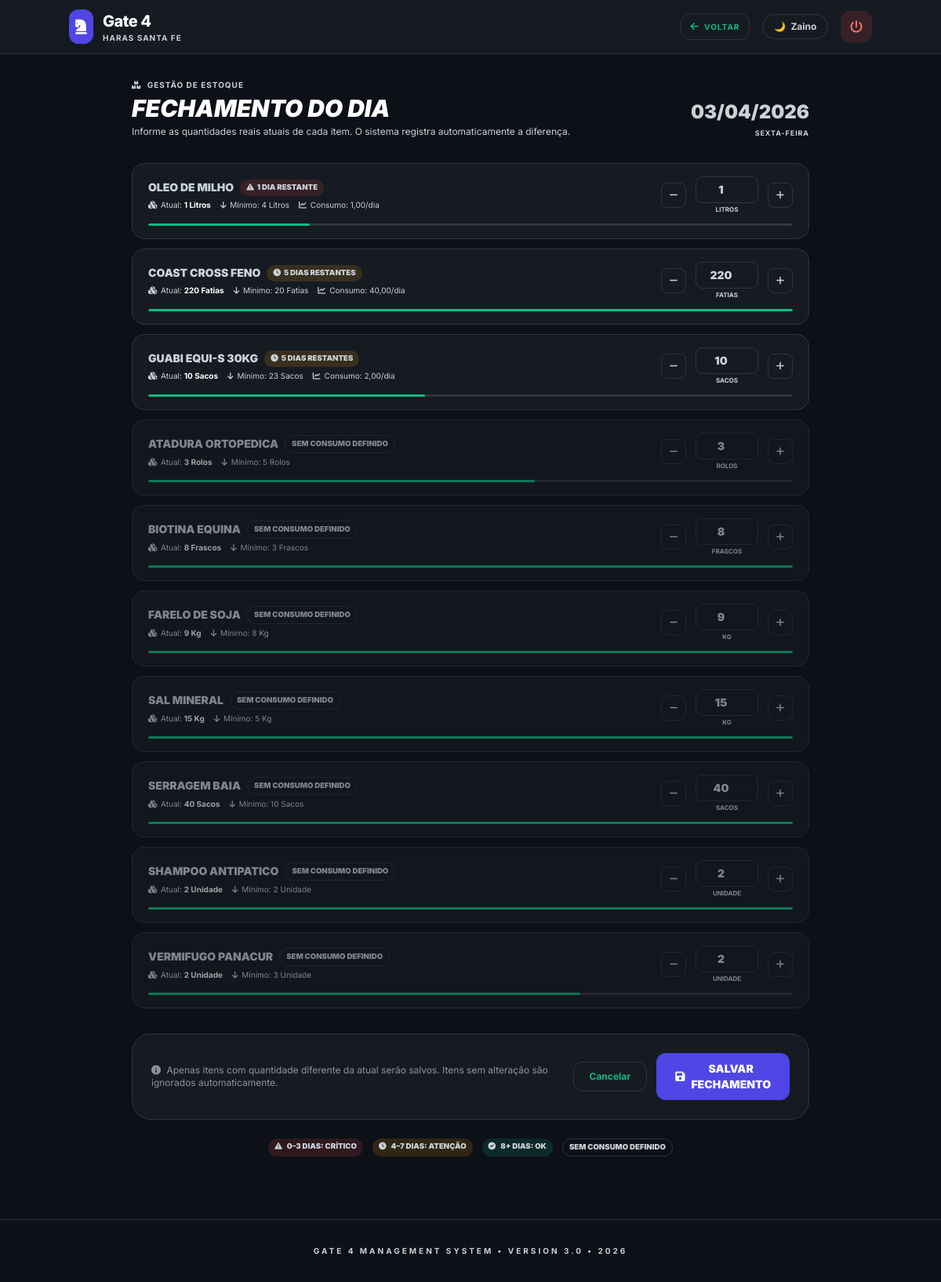
/estoque/fechamento/ (signed in), run on the app's committed database.
### gateagora/models.py (models this page shows, shortened)
class Empresa(models.Model):
    nome = models.CharField(max_length=100)
    logo = models.ImageField(upload_to='logos/', null=True, blank=True)
    cnpj = models.CharField(max_length=18, blank=True, null=True, help_text="CNPJ da Unidade")
    cidade = models.CharField(max_length=100, default="Cidade Exemplo")
    slug = models.SlugField(
        unique=True,
        help_text="Identificador único na URL (ex: haras-santa-fe)"
    )
    class Meta:
        indexes = [models.Index(fields=["slug"])]

class ItemEstoque(models.Model):
    empresa = models.ForeignKey(Empresa, on_delete=models.CASCADE)
    nome = models.CharField(max_length=100)
    quantidade_atual = models.IntegerField(default=0)
    alerta_minimo = models.IntegerField(default=5)
    unidade = models.CharField(max_length=20, default="Unidade", help_text="Ex: KG, Sacos, Fardos")
    fornecedor_contato = models.CharField(max_length=20, blank=True)
    consumo_diario = models.DecimalField(
        max_digits=8,
        decimal_places=2,
        null=True,
        blank=True,
        help_text="Consumo médio por dia (deixe em branco se não aplicável)"
    )
    class Meta:
        indexes = [
            models.Index(fields=["empresa", "nome"]),
            models.Index(fields=["empresa", "quantidade_atual"]),
        ]
    @property
    def dias_restantes(self):
        if not self.consumo_diario or self.consumo_diario <= 0:
            return None
        try:
            return int(Decimal(str(self.quantidade_atual)) / self.consumo_diario)
        except Exception:
            return None

### gateagora/views.py (the view)
# urls.py: path('estoque/fechamento/',        views.fechamento_dia,     name='fechamento_dia'),
@login_required
def fechamento_dia(request):
    empresa = getattr(request, "empresa", request.user.perfil.empresa)
    hoje    = timezone.localdate()
    itens_qs = ItemEstoque.objects.filter(empresa=empresa)
    itens_com_ajuste_hoje = set(
        MovimentacaoEstoque.objects
        .filter(empresa=empresa, data=hoje, tipo="ajuste")
        .values_list("item_id", flat=True)
    )
    for item in itens_qs:
        item.ajuste_feito_hoje = item.id in itens_com_ajuste_hoje
    def _sort_key(item):
        dias = item.dias_restantes  # None se sem consumo_diario
        if dias is not None:
            return (0, dias, item.nome)  # grupo urgente, quanto menos dias = mais cedo
        return (1, 9999, item.nome)      # grupo sem consumo, por nome
    itens = sorted(itens_qs, key=_sort_key)
    context = {
        "brand_name": BRAND_NAME,
        "empresa":    empresa,
        "hoje":       hoje,
        "itens":      itens,
    }
    return render(request, "gateagora/fechamento_estoque.html", context)

### gateagora/templates/gateagora/fechamento_estoque.html (shortened to what this page needs)
{% load static %}
<!DOCTYPE html>
<html lang="pt-br">
<head>
  <script src="https://cdn.tailwindcss.com"></script>
  <link rel="stylesheet" href="https://cdnjs.cloudflare.com/ajax/libs/font-awesome/6.0.0/css/all.min.css"/>
  <link rel="stylesheet" href="{% static 'css/themes.css' %}">
</head>
<body>
<nav class="glass sticky top-0 z-50 px-6 py-3">
  <div class="container mx-auto flex justify-between items-center">
    <a href="{% url 'dashboard' %}" class="flex items-center gap-3 group">
      <div class="bg-indigo-600 p-2 rounded-xl shadow-lg group-hover:bg-indigo-700 transition">
        <i class="fa-solid fa-chess-knight text-white text-xl"></i>
      </div>
      <div>
        <h1 class="text-xl font-extrabold tracking-tight" style="color:var(--text-strong)">{{ brand_name|default:"Gate 4" }}</h1>
        <p class="text-[10px] font-bold uppercase tracking-widest" style="color:var(--text-muted)">{{ empresa.nome }}</p>
      </div>
    </a>
    <div class="flex items-center gap-4">
      <a href="{% url 'dashboard' %}"
         class="text-[10px] font-bold uppercase tracking-widest flex items-center gap-1.5 px-3 py-2 rounded-xl transition"
         style="background-color:var(--card-bg-alt);color:var(--text-muted);border:1px solid var(--border);">
        <i class="fa-solid fa-arrow-left text-xs"></i> Voltar
      </a>
      <button onclick="toggleHorseTheme()"
              style="background-color:var(--card-bg);border:1px solid var(--border);color:var(--text-main);padding:0.4rem 0.85rem;border-radius:9999px;display:flex;align-items:center;gap:0.4rem;font-size:0.75rem;font-weight:700;cursor:pointer;">
        <span id="theme-icon">🌙</span>
        <span id="theme-name">Zaino</span>
      </button>
      <form action="{% url 'logout' %}" method="post">
        <button type="submit" class="h-10 w-10 rounded-xl flex items-center justify-center transition group"
                style="background-color:rgba(239,68,68,0.15);color:#f87171;">
          <i class="fa-solid fa-power-off group-hover:rotate-90 transition duration-300"></i>
        </button>
      </form>
    </div>
  </div>
</nav>
<div class="container mx-auto px-4 py-8 max-w-4xl">
  <div class="mb-8 flex flex-col md:flex-row md:items-end md:justify-between gap-4">
    <div>
      <p class="text-[10px] font-bold uppercase tracking-widest mb-1" style="color:var(--indigo-text)">
        <i class="fa-solid fa-boxes-stacked mr-1"></i> Gestão de Estoque
      </p>
      <h2 class="text-3xl font-black uppercase italic" style="color:var(--text-strong)">Fechamento do Dia</h2>
      <p class="text-xs mt-1" style="color:var(--text-muted)">
        Informe as quantidades reais atuais de cada item. O sistema registra automaticamente a diferença.
      </p>
    </div>
    <div class="flex flex-col items-end gap-1">
      <span class="text-2xl font-black" style="color:var(--text-strong)">{{ hoje|date:"d/m/Y" }}</span>
      <span class="text-[9px] font-bold uppercase tracking-widest" style="color:var(--text-muted)">{{ hoje|date:"l" }}</span>
    </div>
  </div>
  <form action="{% url 'salvar_fechamento' %}" method="post">
    <div class="space-y-3 mb-8">
      {% for item in itens %}
      {% with dias=item.dias_restantes %}
      <div class="item-fechamento {% if item.ajuste_feito_hoje %}ajustado{% endif %}{% if not item.consumo_diario %} sem-consumo{% endif %}"
           id="item-row-{{ item.id }}">
        <div class="flex flex-col md:flex-row md:items-center gap-4">
          <div class="flex-1 min-w-0">
            <div class="flex items-center gap-2 flex-wrap">
              <span class="text-sm font-black uppercase" style="color:var(--text-strong)">{{ item.nome }}</span>
              {% if dias is not None %}
                {% if dias <= 3 %}
                  <span class="badge-dias badge-dias-critico">
                    <i class="fa-solid fa-triangle-exclamation mr-0.5"></i> {{ dias }} dia{{ dias|pluralize }} restante{{ dias|pluralize }}
                  </span>
                {% elif dias <= 7 %}
                  <span class="badge-dias badge-dias-atencao">
                    <i class="fa-solid fa-clock mr-0.5"></i> {{ dias }} dias restantes
                  </span>
                {% else %}
                  <span class="badge-dias badge-dias-ok">
                    <i class="fa-solid fa-circle-check mr-0.5"></i> {{ dias }} dias restantes
                  </span>
                {% endif %}
              {% else %}
                <span class="badge-dias badge-dias-none">sem consumo definido</span>
              {% endif %}
            </div>
            <div class="flex items-center gap-3 mt-1 text-[10px]" style="color:var(--text-muted)">
              <span>
                <i class="fa-solid fa-cubes mr-0.5"></i>
                Atual: <strong style="color:var(--text-main)">{{ item.quantidade_atual }} {{ item.unidade }}</strong>
              </span>
              <span>
                <i class="fa-solid fa-arrow-down mr-0.5"></i>
                Mínimo: {{ item.alerta_minimo }} {{ item.unidade }}
              </span>
              {% if item.consumo_diario %}
              <span>
                <i class="fa-solid fa-chart-line mr-0.5"></i>
                Consumo: {{ item.consumo_diario }}/dia
              </span>
              {% endif %}
            </div>
          </div>
          <div class="flex items-center gap-3 flex-shrink-0">
            <button type="button"
                    class="btn-ajuste menos"
                    onclick="ajustarQtd({{ item.id }}, -1)"
                    title="Reduzir 1">
              <i class="fa-solid fa-minus text-xs"></i>
            </button>
            <div class="flex flex-col items-center gap-0.5">
              <input type="number"
                     id="qtd-{{ item.id }}"
                     name="qtd_{{ item.id }}"
                     value="{{ item.quantidade_atual }}"
                     min="0"
                     class="w-20 py-1.5 text-sm font-black"
                     oninput="marcarAlterado({{ item.id }}, {{ item.quantidade_atual }})"
                     title="Quantidade atual de {{ item.nome }}">
              <span class="text-[8px] font-bold uppercase" style="color:var(--text-muted)">{{ item.unidade }}</span>
            </div>
            <button type="button"
                    class="btn-ajuste mais"
                    onclick="ajustarQtd({{ item.id }}, 1)"
                    title="Aumentar 1">
              <i class="fa-solid fa-plus text-xs"></i>
            </button>
          </div>
        </div>
        <div class="mt-3" id="progress-container-{{ item.id }}">
          {% with pct=item.quantidade_atual|floatformat:0 %}
          {% if item.alerta_minimo > 0 %}
          <div class="w-full rounded-full overflow-hidden" style="height:3px;background-color:var(--border);">
            <div id="progress-bar-{{ item.id }}"
                 class="h-full rounded-full transition-all duration-300"
                 style="width: {% widthratio item.quantidade_atual item.alerta_minimo 100 %}%;
                        max-width:100%;
                        background-color:
                          {% if item.prioridade == 0 %}#ef4444
                          {% elif item.prioridade == 1 %}#f59e0b
                          {% else %}#10b981{% endif %};">
            </div>
          </div>
          {% endif %}
          {% endwith %}
        </div>
      </div>
      {% endwith %}
      {% endfor %}
    </div>
    {% if itens %}
    <div class="card-static p-6 flex flex-col md:flex-row items-center justify-between gap-4">
      <div class="text-xs" style="color:var(--text-muted)">
        <i class="fa-solid fa-circle-info mr-1"></i>
        Apenas itens com quantidade diferente da atual serão salvos.
        Itens sem alteração são ignorados automaticamente.
      </div>
      <div class="flex items-center gap-3">
        <a href="{% url 'dashboard' %}"
           class="text-xs font-bold px-5 py-2.5 rounded-xl transition"
           style="background-color:var(--card-bg-alt);color:var(--text-muted);border:1px solid var(--border);">
          Cancelar
        </a>
        <button type="submit"
                class="flex items-center gap-2 text-sm font-black uppercase px-6 py-2.5 rounded-xl transition"
                style="background-color:#4f46e5;color:#fff;"
                onmouseover="this.style.backgroundColor='#4338ca';"
                onmouseout="this.style.backgroundColor='#4f46e5';">
          <i class="fa-solid fa-floppy-disk"></i> Salvar Fechamento
        </button>
      </div>
    </div>
    {% endif %}
  </form>
  <div class="mt-6 flex flex-wrap gap-3 justify-center">
    <span class="badge-dias badge-dias-critico"><i class="fa-solid fa-triangle-exclamation mr-1"></i> 0–3 dias: crítico</span>
    <span class="badge-dias badge-dias-atencao"><i class="fa-solid fa-clock mr-1"></i> 4–7 dias: atenção</span>
    <span class="badge-dias badge-dias-ok"><i class="fa-solid fa-circle-check mr-1"></i> 8+ dias: ok</span>
    <span class="badge-dias badge-dias-none">sem consumo definido</span>
  </div>
</div>
<footer class="mt-12 py-8 text-center">
  <p class="text-[10px] font-bold uppercase tracking-[0.3em]" style="color:var(--text-muted)">Gate 4 Management System &bull; Version 3.0 &bull; 2026</p>
</footer>
</body>
</html>

### static/css/themes.css (style rules this page uses)
:root { --bg-main: #0d1117; --card-bg: #161b22; --card-alt: #1c2128; --text-main: #c9d1d9; --text-muted: #8b949e; --text-strong:#ffffff; --primary: #10b981; --border: #30363d; --alert-bg: rgba(255,255,255,0.03); --emerald-text: #10b981; --indigo-text: #818cf8; --amber-text: #fbbf24; --red-text: #f87171; --emerald-soft: rgba(16,185,129,0.10); --amber-soft: rgba(245,158,11,0.10); --red-soft: rgba(239,68,68,0.10); --indigo-soft: rgba(99,102,241,0.12); --white-soft: rgba(255,255,255,0.05); }
body { background-color: var(--bg-main) !important; color: var(--text-main) !important; transition: background-color 0.4s ease, color 0.4s ease; }
.card, .card-static, .glass, .bg-white, .bg-slate-900, .bg-neutral-900 { background-color: var(--card-bg) !important; border-color: var(--border) !important; color: var(--text-main) !important; }
h1, h2, h3, strong, .text-strong { color: var(--text-strong) !important; }
p, span, td, th, .text-muted { color: var(--text-main) !important; }
a, .text-primary { color: var(--primary) !important; }
nav.glass { background-color: var(--card-bg) !important; border-bottom: 1px solid var(--border) !important; }
footer { border-color: var(--border) !important; }
* { transition: background-color 0.3s ease, border-color 0.3s ease, color 0.3s ease; }

### gateagora/templates/gateagora/fechamento_estoque.html (style rules this page uses)
body { font-family: 'Inter', sans-serif; background-color: var(--bg-main); color: var(--text-main); transition: background-color 0.3s ease, color 0.3s ease; }
.card-static { background-color: var(--card-bg); border: 1px solid var(--border); border-radius: 1.5rem; }
.glass { background-color: var(--card-bg); border-bottom: 1px solid var(--border); backdrop-filter: blur(10px); }
.item-fechamento { background-color: var(--card-bg); border: 1px solid var(--border); border-radius: 1rem; padding: 1rem 1.25rem; transition: border-color 0.2s; }
.item-fechamento.sem-consumo { opacity: 0.6; }
input[type="number"] { border: 1.5px solid var(--border) !important; background-color: var(--card-bg) !important; color: var(--text-main) !important; border-radius: 0.5rem; transition: border-color 0.2s, box-shadow 0.2s; text-align: center; }
.badge-dias { font-size: 0.6rem; font-weight: 900; padding: 0.2rem 0.5rem; border-radius: 9999px; text-transform: uppercase; }
.badge-dias-critico { background-color: rgba(239,68,68,0.15); color: var(--red-text); }
.badge-dias-atencao { background-color: rgba(245,158,11,0.15); color: var(--amber-text); }
.badge-dias-ok { background-color: rgba(16,185,129,0.15); color: var(--emerald-text); }
.badge-dias-none { background-color: var(--card-bg-alt); color: var(--text-muted); border: 1px solid var(--border); }
.btn-ajuste { width: 2rem; height: 2rem; border-radius: 0.5rem; display: flex; align-items: center; justify-content: center; font-size: 1rem; font-weight: 900; cursor: pointer; transition: all 0.15s; border: 1px solid var(--border); background-color: var(--card-bg-alt); color: var(--text-main); }
footer { border-top: 1px solid var(--border) !important; }

### data on the page
Empresa: nome "HARAS SANTA FE"
ItemEstoque: nome "OLEO DE MILHO", dias_restantes "1", quantidade_atual "1", unidade "Litros", alerta_minimo "4", consumo_diario "1,00", unidade "LITROS"
ItemEstoque: nome "COAST CROSS FENO", dias_restantes "5", quantidade_atual "220", unidade "Fatias", alerta_minimo "20", consumo_diario "40,00", unidade "FATIAS"
ItemEstoque: nome "GUABI EQUI-S 30KG", dias_restantes "5", quantidade_atual "10", unidade "Sacos", alerta_minimo "23", consumo_diario "2,00", unidade "SACOS"
ItemEstoque: nome "ATADURA ORTOPEDICA", shows "SEM CONSUMO DEFINIDO", quantidade_atual "3", unidade "Rolos", alerta_minimo "5", unidade "ROLOS"
ItemEstoque: nome "BIOTINA EQUINA", shows "SEM CONSUMO DEFINIDO", quantidade_atual "8", unidade "Frascos", alerta_minimo "3", unidade "FRASCOS"
ItemEstoque: nome "FARELO DE SOJA", shows "SEM CONSUMO DEFINIDO", quantidade_atual "9", unidade "Kg", alerta_minimo "8", unidade "KG"
ItemEstoque: nome "SAL MINERAL", shows "SEM CONSUMO DEFINIDO", quantidade_atual "15", unidade "Kg", alerta_minimo "5", unidade "KG"
ItemEstoque: nome "SERRAGEM BAIA", shows "SEM CONSUMO DEFINIDO", quantidade_atual "40", unidade "Sacos", alerta_minimo "10", unidade "SACOS"
ItemEstoque: nome "SHAMPOO ANTIPATICO", shows "SEM CONSUMO DEFINIDO", quantidade_atual "2", unidade "Unidade", alerta_minimo "2", unidade "UNIDADE"
ItemEstoque: nome "VERMIFUGO PANACUR", shows "SEM CONSUMO DEFINIDO", quantidade_atual "2", unidade "Unidade", alerta_minimo "3", unidade "UNIDADE"

### other printed values
{{ brand_name|default:"Gate 4" }} "Gate 4"
{{ hoje|date:"d/m/Y" }} "03/04/2026"
{{ hoje|date:"l" }} "SEXTA-FEIRA"
